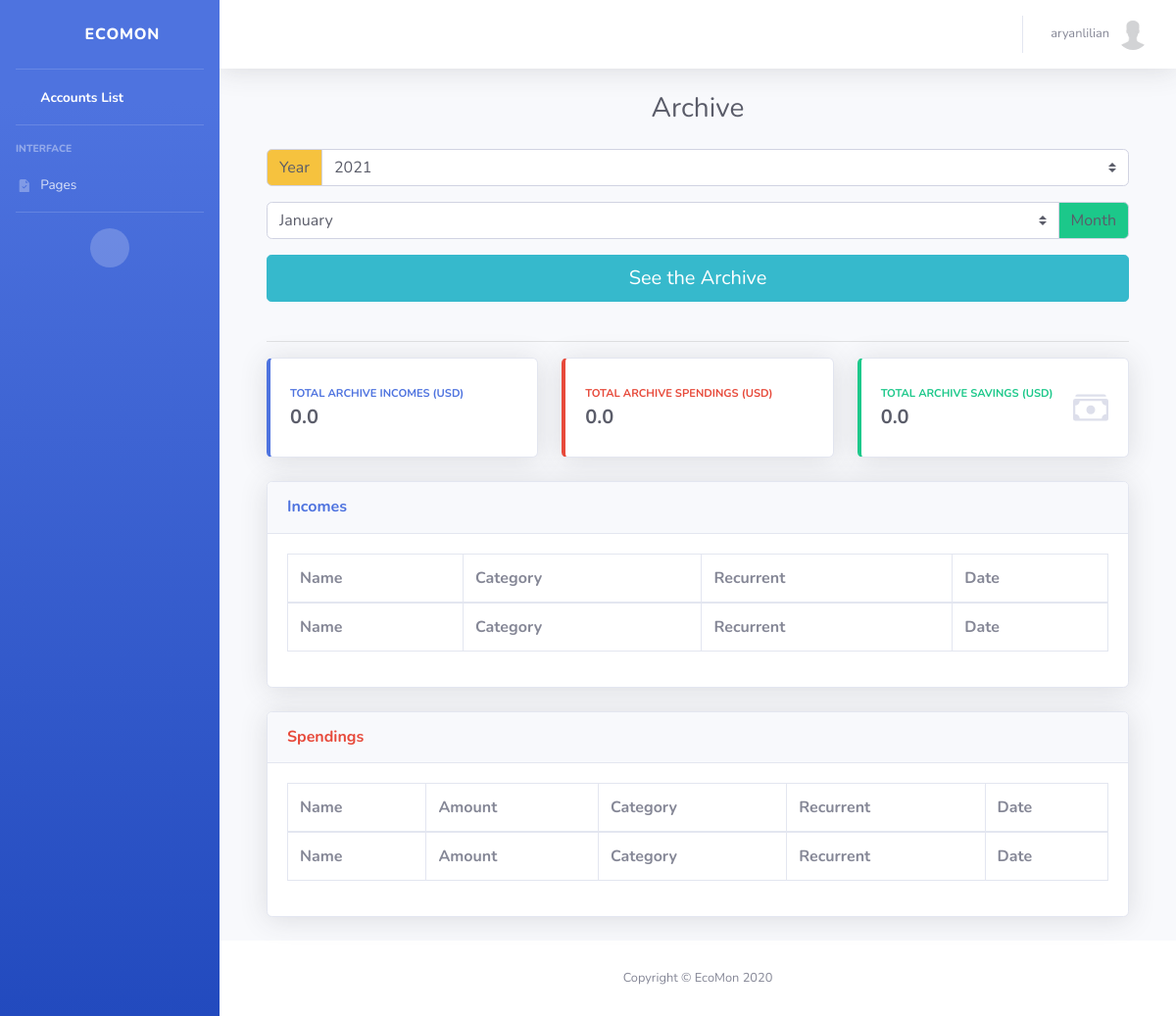
Page /users/archive/ (signed in) on the earlier database version.
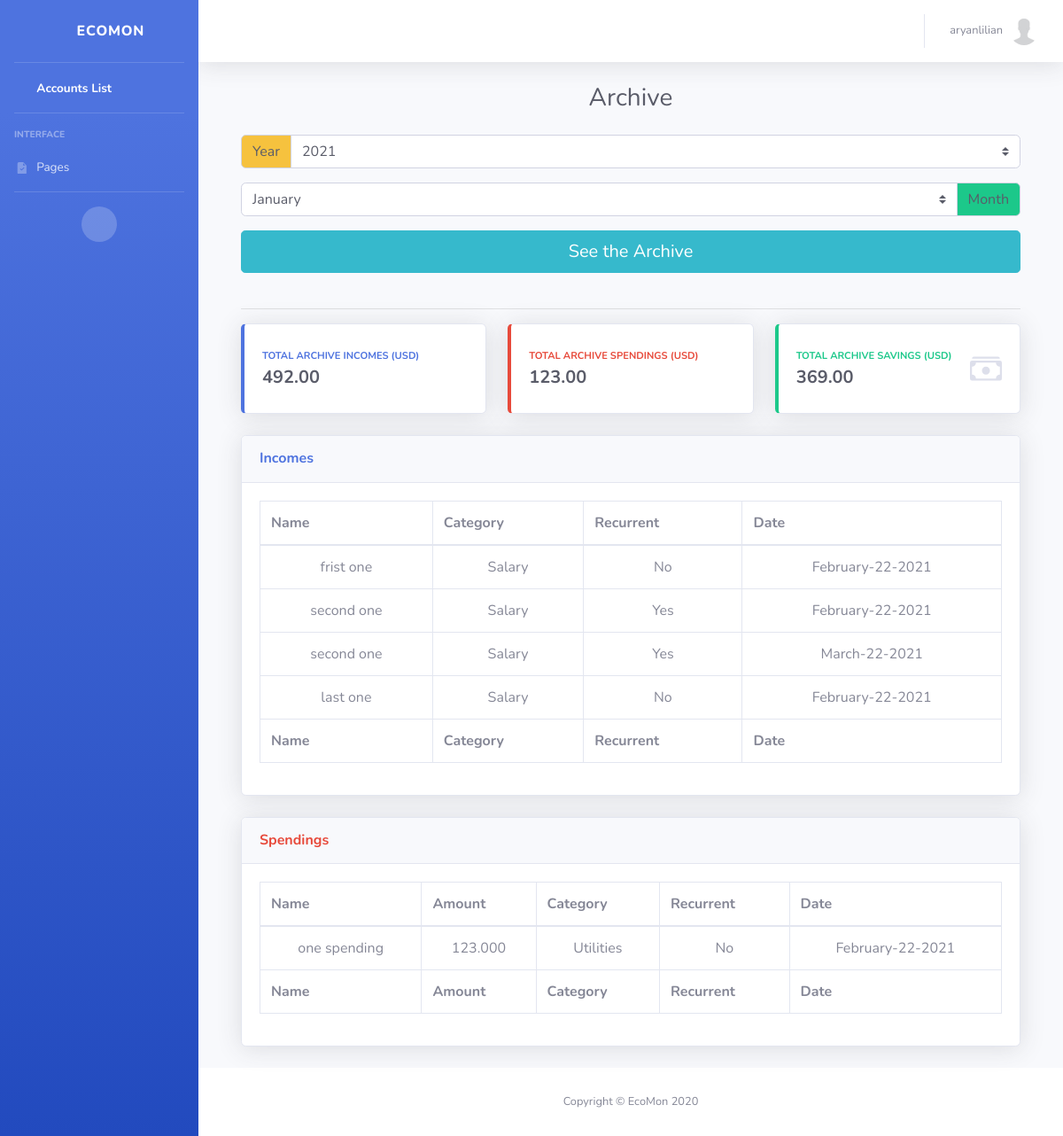
Same page on the later database version.
### users/models.py (models this page shows, shortened)
class Income(models.Model):
    class IncomeCategory(models.TextChoices):
        SALARY = _('Salary')
        AWARDS = _('Awards')
        GRANTS = _('Grants')
        SALE = _('Sale')
        DIVIDENTS = _('Dividents')
        RENTAL = _('Rental')
        REFUNDS = _('Refunds')
        COUPONS = _('Coupons')
        LOTTERY = _('Lottery')
        CAPITAL = _('Capital')
        INVESTMENTS = _('Investments')
        GIFT = _('Gift')
        OTHERS = _('Others')
    user = models.ForeignKey(User, on_delete=models.CASCADE)
    account = models.ForeignKey(Account, on_delete=models.CASCADE, related_name='incomes')
    name = models.CharField(_('Name'), max_length=100)
    amount = models.DecimalField(_('Amount'), max_digits=10, decimal_places=3)
    recurrent = models.BooleanField(_('Recurrent Income'), default=False)
    created_date = models.DateTimeField(_('Created Date/Time'), default=timezone.now)
    updated_date = models.DateTimeField(_('Updated Date/Time'), auto_now=True)
    category = models.CharField(
        _('Category'), max_length=11,
        choices=IncomeCategory.choices, default=IncomeCategory.SALARY
    )

class Spending(models.Model):
    class SpendingCategory(models.TextChoices):
        UTILITIES = _('Utilities')
        RENT = _('Rent')
        INVOICES = _('Invoices')
        SHOPPING = _('Shopping')
        FOOD = _('Food')
        EDUCATION = _('Education')
        FUN = _('Fun')
        INSETMENT = _('Investment')
        OTHERS = _('Others')
    user = models.ForeignKey(User, on_delete=models.CASCADE)
    account = models.ForeignKey(Account, on_delete=models.CASCADE, related_name='spendings')
    name = models.CharField(_('Name'), max_length=50)
    amount = models.DecimalField(_('Amount'), max_digits=10, decimal_places=3)
    recurrent = models.BooleanField(_('Recurrent Spending'), default=False)
    created_date = models.DateTimeField(_('Created Date/Time'), default=timezone.now)
    updated_date = models.DateTimeField(_('Updated Date/Time'), auto_now=True)
    category = models.CharField(
        _('Category'), max_length=10,
        choices=SpendingCategory.choices, default=SpendingCategory.UTILITIES
    )

### users/views.py (the view, shortened to what this page needs)
# urls.py: path('archive/', ArchiveView.as_view(), name='archive'),
class ArchiveView(LoginRequiredMixin, View):
    template_name = 'users/archive.html'
    incomes = spendings = accounts = account = None
    def get(self, request, *args, **kwargs):
        context = self.get_context_data(**kwargs)
        total_incomes = total_spendings = None
        if request.user.pro_membership:
            total_incomes = total_currency_converter(request.user, Income, self.accounts, context['currency'])
            total_spendings = total_currency_converter(request.user, Spending, self.accounts, context['currency'])
        else:
            total_incomes, total_spendings = assembly(self.incomes), assembly(self.spendings)
        context['total_incomes'] = total_incomes
        context['total_spendings'] = total_spendings
        context['total_savings'] = round(total_incomes - total_spendings, 2)
        return render(request, self.template_name, context)
    def get_context_data(self, **kwargs):
        self.accounts = Account.objects.filter(user=self.request.user) if self.request.user.pro_membership else None
        self.account = Account.objects.filter(user=self.request.user).first() if not self.request.user.pro_membership else Account.objects.filter(user=self.request.user)
        self.incomes = Income.objects.filter(user=self.request.user) if self.request.user.pro_membership else Income.objects.filter(user=self.request.user, account=self.account)
        self.spendings = Spending.objects.filter(user=self.request.user) if self.request.user.pro_membership else Spending.objects.filter(user=self.request.user, account=self.account)
        context = {
            'currency': Profile.objects.get(user=self.request.user).currency if self.accounts else self.account.currency,
            'title' : template_titles['archive_title'],
            'accounts' : self.accounts,
            'incomes' : self.incomes,
            'spendings' : self.spendings
        }
        return context

### common/utils.py (called while the page is built)
def assembly(obj):
    return round(sum(i.amount for i in obj), 2)

### templates/users/archive.html (shortened to what this page needs)
{% extends 'users/base.html' %}
{% block content %}
	<div class="container">
		<form method="POST" action="{% url 'archive' %}">
			<div class="input-group mb-3">
			  <div class="input-group-prepend">
			    <label class="input-group-text text-gray-800 bg-warning" for="inputGroupSelect02">Year</label>
			  </div>
			  <select name="year" class="custom-select text-gray-800" id="inputGroupSelect02">
			    <option value="2021">2021</option>
			  </select>
			</div>
			<div class="input-group mb-3">
			  <select name="month" class="custom-select text-gray-800 id="inputGroupSelect03">
			    <option value="01">January</option>
			  </select>
			  <div class="input-group-append">
			    <label class="input-group-text text-gray-800 bg-success" for="inputGroupSelect03">Month</label>
			  </div>
			</div>
			<input type="submit" name="result" value="See the Archive" class="btn btn-info btn-lg btn-block">
		</form>
		<br>
		<hr>
		{% include 'users/components/total-cards.html' %}
		{% include 'users/components/incomes-or-accounts-list-table.html' %}
		{% include 'users/components/spendings-list-table.html' %}
        </div>
{% endblock content %}

### templates/users/components/total-cards.html (shortened to what this page needs)
<div class="row">
    <div class="col-xl-4 col-md-6 mb-4">
        <div class="card border-left-primary shadow h-100 py-2">
            <div class="card-body">
                <div class="row no-gutters align-items-center">
                    <div class="col mr-2">
                        <div class="text-xs font-weight-bold text-primary text-uppercase mb-1">
                            {% if '/users/dashboard/' in request.get_full_path %}
                                Incomes ({{ currency }}) Monthly
                            {% else %}
                                Total Archive Incomes ({{ currency }})
                            {% endif %}
                        </div>
                        <div class="h5 mb-0 font-weight-bold text-gray-800">{% if total_incomes %}{{ total_incomes }}{% else %}0.0{% endif %}</div>
                    </div>
                    <div class="col-auto">
                        <i class="fas fa-wallet fa-2x text-gray-300"></i>
                    </div>
                </div>
            </div>
        </div>
    </div>
    <div class="col-xl-4 col-md-6 mb-4">
        <div class="card border-left-danger shadow h-100 py-2">
            <div class="card-body">
                <div class="row no-gutters align-items-center">
                    <div class="col mr-2">
                        <div class="text-xs font-weight-bold text-danger text-uppercase mb-1">
                            {% if '/users/dashboard/' in request.get_full_path %}
                                Spendings ({{ currency }}) Monthly
                            {% else %}
                                Total Archive Spendings ({{ currency }})
                            {% endif %}
                        </div>
                        <div class="h5 mb-0 font-weight-bold text-gray-800">{% if total_spendings %}{{ total_spendings }}{% else %}0.0{% endif %}</div>
                    </div>
                    <div class="col-auto">
                        <i class="fas fa-credit-card fa-2x text-gray-300"></i>
                    </div>
                </div>
            </div>
        </div>
    </div>
    <div class="col-xl-4 col-md-6 mb-4">
        <div class="card border-left-success shadow h-100 py-2">
            <div class="card-body">
                <div class="row no-gutters align-items-center">
                    <div class="col mr-2">
                        <div class="text-xs font-weight-bold text-success text-uppercase mb-1">
                            {% if '/users/dashboard/' in request.get_full_path %}
                                Savings ({{ currency }}) Monthly
                            {% else %}
                                Total Archive Savings  ({{ currency }})
                            {% endif %}
                        </div>
                        <div class="h5 mb-0 font-weight-bold text-gray-800">{% if total_savings %}{{ total_savings }}{% else %}0.0{% endif %}</div>
                    </div>
                    <div class="col-auto">
                    </div>
                </div>
            </div>
        </div>
    </div>
</div>

### templates/users/components/incomes-or-accounts-list-table.html (shortened to what this page needs)
<div class="card shadow mb-4">
  <div class="card-header py-3">
    <h6 class="m-0 font-weight-bold
            {% if request.get_full_path == '/users/accounts/new/' %}
                text-info
            {% else %}
                text-primary
            {% endif %}">
		{% if '/users/incomes/new/' in request.get_full_path or '/users/incomes/update/' in request.get_full_path %}
			Incomes - {{ date|date:"Y/M" }}
		{% elif request.get_full_path == '/users/archive/' %}
			Incomes
        {% else %}
            Accounts
		{% endif %}
	</h6>
  </div>
  <div class="card-body">
    <div class="table-responsive">
      <table class="table table-bordered" id="incomesAndAccountsDataTable" width="100%" cellspacing="0">
        <thead>
          <tr>
            <th>Name</th>
            <th>Category</th>
            <th>
                {% if '/users/incomes/new/' in request.get_full_path or '/users/incomes/update/' in request.get_full_path or request.get_full_path == '/users/archive/' %}
                    Recurrent
                {% else %}
                    Currency
                {% endif %}
            </th>
            <th>Date</th>
          </tr>
        </thead>
        <tfoot>
          <tr>
              <th>Name</th>
            <th>Category</th>
            <th>
                {% if '/users/incomes/new/' in request.get_full_path or '/users/incomes/update/' in request.get_full_path or request.get_full_path == '/users/archive/' %}
                    Recurrent
                {% else %}
                    Currency
                {% endif %}
            </th>
            <th>Date</th>
          </tr>
        </tfoot>
        <tbody>
            {% if request.get_full_path == '/users/archive/' %}
              {% for object in incomes %}
                  <div class="row">
                      <tr>
                          <td class="text-center">{% if request.get_full_path == '/users/accounts/new/' %}<a href="{% url 'dashboard' object.id %}">{{ object.name }}</a>{% else %}{{ object.name }}{% endif %}</td>
                          <td class="text-center">{{ object.category }}</td>
                          <td class="text-center">
                              {% if '/users/incomes/new/' in request.get_full_path or '/users/incomes/update/' in request.get_full_path or request.get_full_path == '/users/archive/' %}
                                  {% if object.recurrent == True %}Yes{% else %}No{% endif %}
                              {% else %}
                                  {{ object.currency }}
                              {% endif %}
                          </td>
                          <td class="text-center">{{ object.created_date|date:"F-d-Y" }}</td>
                      </tr>
                  </div>
                {% endfor %}
            {% endif %}
        </tbody>
      </table>
    </div>
  </div>
</div>

### templates/users/components/spendings-list-table.html (shortened to what this page needs)
<div class="card shadow mb-4">
  <div class="card-header py-3">
    <h6 class="m-0 font-weight-bold text-danger">
		{% if request.get_full_path != '/users/archive/' %}
			Spendings - {{ date|date:"Y/M" }}
		{% else %}
			Spendings
		{% endif %}
	</h6>
  </div>
  <div class="card-body">
    <div class="table-responsive">
      <table class="table table-bordered" id="spendingsDataTable" width="100%" cellspacing="0">
        <thead>
          <tr>
            <th>Name</th>
            <th>Amount</th>
            <th>Category</th>
            <th>Recurrent</th>
            <th>Date</th>
          </tr>
        </thead>
        <tfoot>
          <tr>
              <th>Name</th>
            <th>Amount</th>
            <th>Category</th>
            <th>Recurrent</th>
            <th>Date</th>
          </tr>
        </tfoot>
        <tbody>
          {% if request.get_full_path == '/users/archive/' %}
            {% for object in spendings %}
                <div class="row">
                    <tr>
                        <td class="text-center">{{ object.name }}</td>
                        <td class="text-center">{{ object.amount }}</td>
                        <td class="text-center">{{ object.category }}</td>
                        <td class="text-center">
                            {% if object.recurrent == True %}Yes{% else %}No{% endif %}
                        </td>
                        <td class="text-center">{{ object.created_date|date:"F-d-Y" }}</td>
                    </tr>
                </div>
              {% endfor %}
          {% endif %}
        </tbody>
      </table>
    </div>
  </div>
</div>

Differences in the rows shown:
added Income: name "frist one", category "Salary", recurrent "No", created_date "February-22-2021"
added Income: name "second one", category "Salary", recurrent "Yes", created_date "February-22-2021"
added Income: name "second one", category "Salary", recurrent "Yes", created_date "March-22-2021"
added Income: name "last one", category "Salary", recurrent "No", created_date "February-22-2021"
added Spending: name "one spending", amount "123.000", category "Utilities", recurrent "No", created_date "February-22-2021"
Other differences:
{{ total_incomes }}: (not shown) → "492.00"
{{ total_spendings }}: (not shown) → "123.00"
{{ total_savings }}: (not shown) → "369.00"
text no longer shown: "0.0 0.0 0.0"
